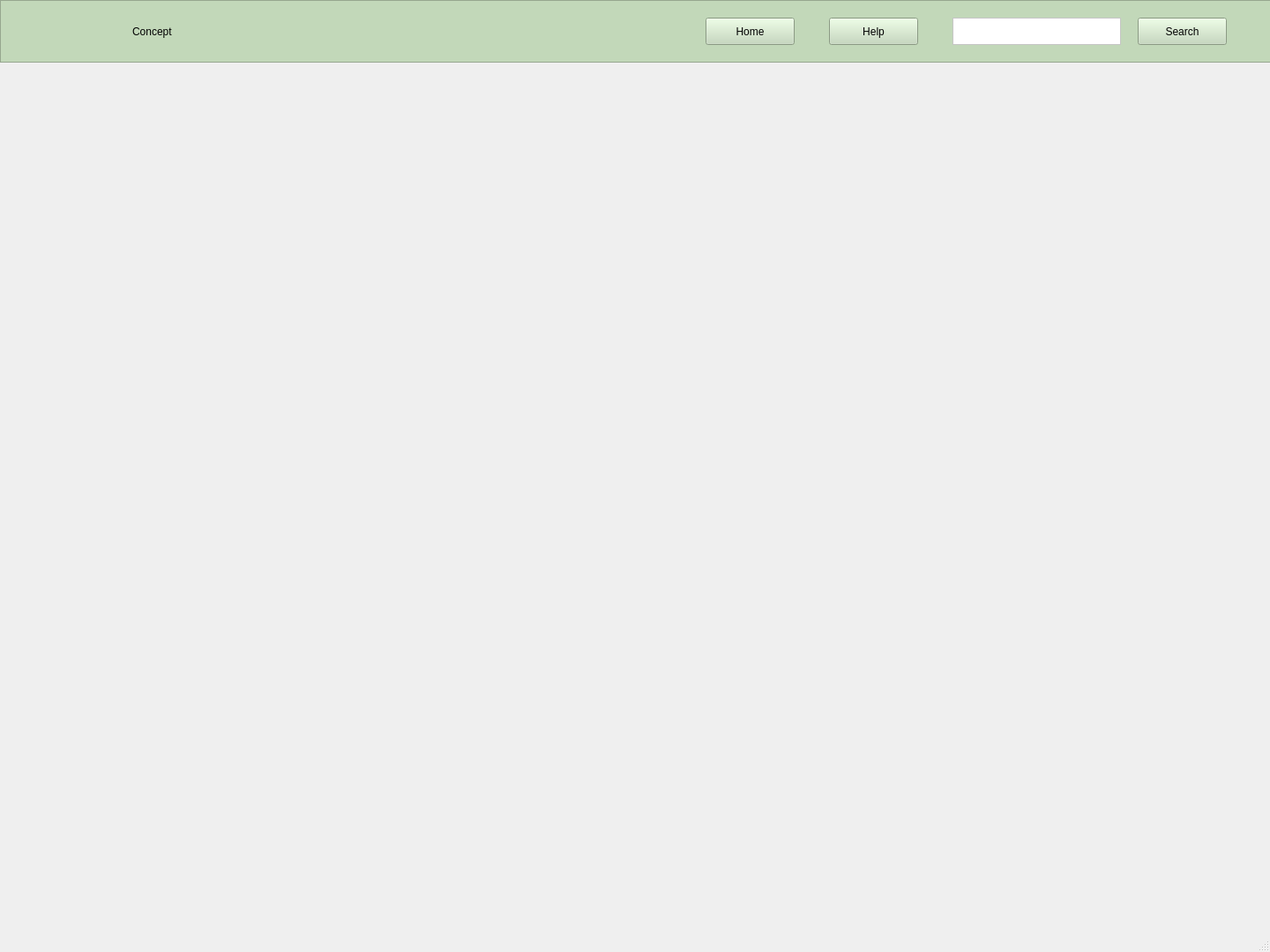
<?xml version="1.0" encoding="UTF-8"?>
<ui version="4.0">
 <class>MainWindow</class>
 <widget class="QMainWindow" name="MainWindow">
  <property name="geometry">
   <rect>
    <x>0</x>
    <y>0</y>
    <width>1440</width>
    <height>1080</height>
   </rect>
  </property>
  <property name="maximumSize">
   <size>
    <width>5000</width>
    <height>1080</height>
   </size>
  </property>
  <property name="windowTitle">
   <string>MainWindow</string>
  </property>
  <widget class="QWidget" name="centralwidget">
   <widget class="QFrame" name="frame">
    <property name="geometry">
     <rect>
      <x>0</x>
      <y>0</y>
      <width>1441</width>
      <height>71</height>
     </rect>
    </property>
    <property name="maximumSize">
     <size>
      <width>16777215</width>
      <height>120</height>
     </size>
    </property>
    <property name="styleSheet">
     <string notr="true">background-color:rgb(194, 216, 185)</string>
    </property>
    <property name="frameShape">
     <enum>QFrame::StyledPanel</enum>
    </property>
    <property name="frameShadow">
     <enum>QFrame::Raised</enum>
    </property>
    <widget class="QTextEdit" name="textEdit">
     <property name="geometry">
      <rect>
       <x>1080</x>
       <y>20</y>
       <width>191</width>
       <height>31</height>
      </rect>
     </property>
     <property name="styleSheet">
      <string notr="true">background-color:rgb(255, 255, 255)</string>
     </property>
    </widget>
    <widget class="QPushButton" name="pushButton">
     <property name="geometry">
      <rect>
       <x>1290</x>
       <y>20</y>
       <width>101</width>
       <height>31</height>
      </rect>
     </property>
     <property name="styleSheet">
      <string notr="true">QPushButton::hover{
	background-color:rgb(113, 168, 109)
}
font: 9pt &quot;Sans Serif Collection&quot;;
border-radius: 20px;</string>
     </property>
     <property name="text">
      <string>Search</string>
     </property>
    </widget>
    <widget class="QPushButton" name="pushButton_2">
     <property name="geometry">
      <rect>
       <x>800</x>
       <y>20</y>
       <width>101</width>
       <height>31</height>
      </rect>
     </property>
     <property name="styleSheet">
      <string notr="true">QPushButton::hover{
	background-color:rgb(113, 168, 109)
}</string>
     </property>
     <property name="text">
      <string>Home</string>
     </property>
    </widget>
    <widget class="QPushButton" name="pushButton_3">
     <property name="geometry">
      <rect>
       <x>940</x>
       <y>20</y>
       <width>101</width>
       <height>31</height>
      </rect>
     </property>
     <property name="styleSheet">
      <string notr="true">QPushButton::hover{
	background-color:rgb(113, 168, 109)
}</string>
     </property>
     <property name="text">
      <string>Help</string>
     </property>
    </widget>
    <widget class="QLabel" name="label">
     <property name="geometry">
      <rect>
       <x>150</x>
       <y>15</y>
       <width>191</width>
       <height>41</height>
      </rect>
     </property>
     <property name="styleSheet">
      <string notr="true">font: 22pt &quot;Sans Serif Collection&quot;;


</string>
     </property>
     <property name="text">
      <string>Concept</string>
     </property>
    </widget>
   </widget>
  </widget>
  <widget class="QMenuBar" name="menubar">
   <property name="geometry">
    <rect>
     <x>0</x>
     <y>0</y>
     <width>1440</width>
     <height>21</height>
    </rect>
   </property>
  </widget>
  <widget class="QStatusBar" name="statusbar"/>
 </widget>
 <resources/>
 <connections/>
</ui>
